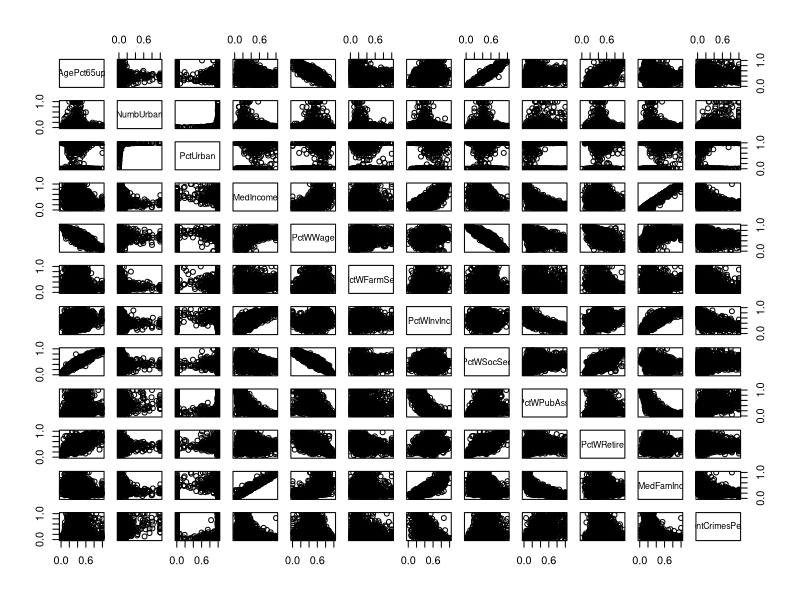
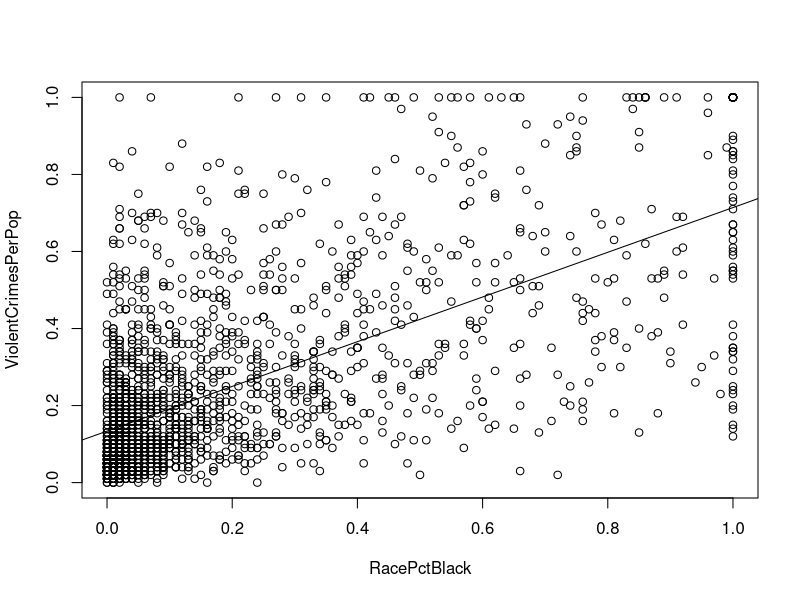
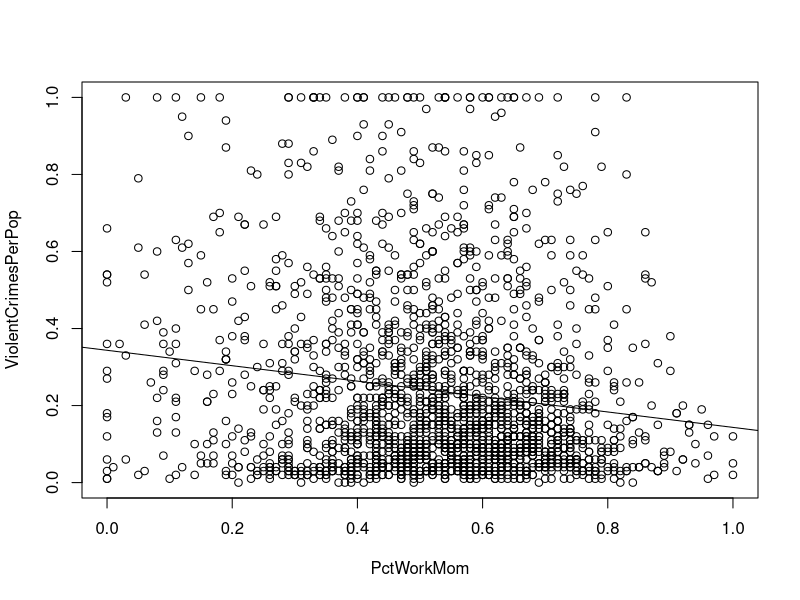
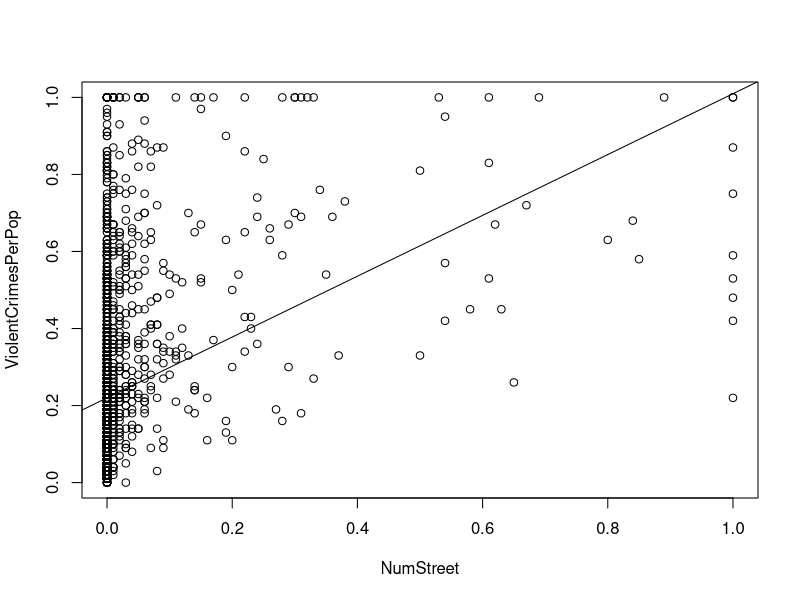
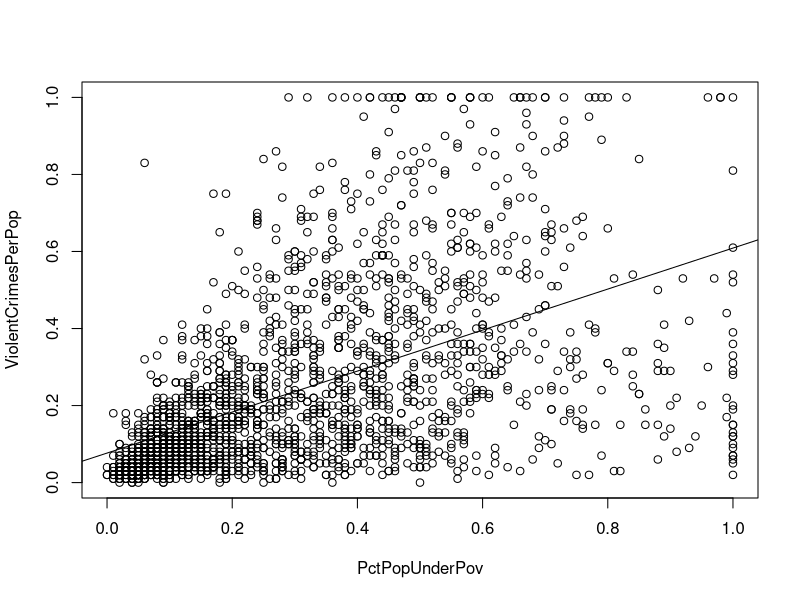
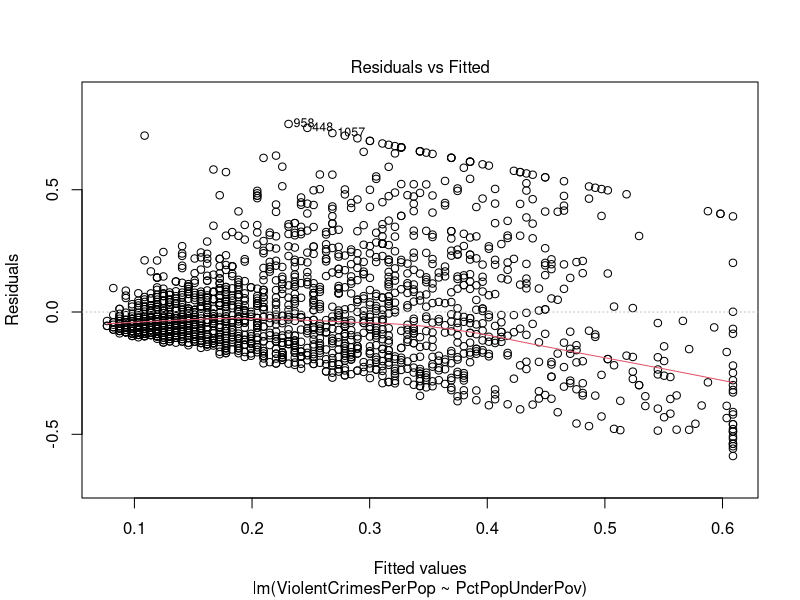
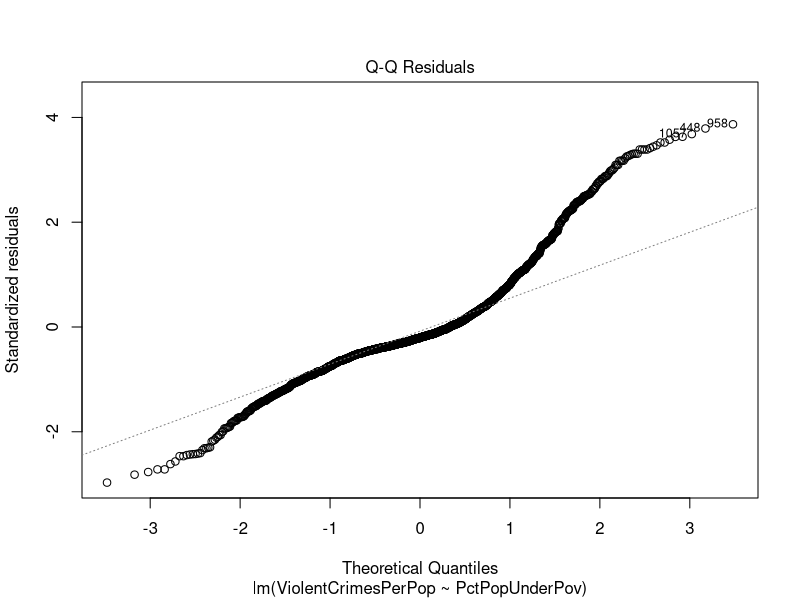
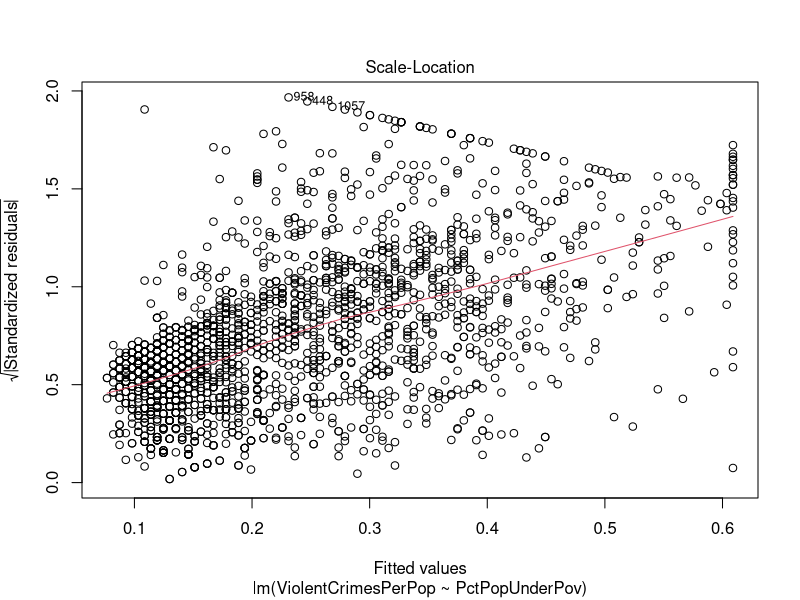

The R source for these figures, in order:
#Open the data file into a dataframe

df1 <- read.csv("data/communities.csv")
set.seed(12345)

#Need to remove columns which have lots of missing values
#I have also removed the first 5 columns which contain the names of the locations
#Perhaps I could have left state...One other column was missing one value
#so I entered in the mean value for the column in the missing field
df1new <- df1[-c(1:5,102:118,122:125, 127)]

#Having trouble plotting all variables at once, break into sets
dftest <- df1new[c(10:20,101)]
pairs(dftest)


#Build a model using all of the variables...
comm_model_all <- lm(ViolentCrimesPerPop ~ ., data = df1new)


#Adjusted R-squared is 0.6785
summary(comm_model_all)

#This will go through each variable, plotting against the output variable
#plot(comm_model_all)
#plot(ViolentCrimesPerPop ~ ., data = df1new)



#This variable has the lowest p-value in the model of all variables
comm_model_black <- lm(ViolentCrimesPerPop ~ RacePctBlack, data = df1new)
#R-squared is 0.3985
summary(comm_model_black)
plot(ViolentCrimesPerPop ~ RacePctBlack, data = df1new)
abline(comm_model_black)



#This variable has one of the lowest p-values in the model of all variables
comm_model_workMom <- lm(ViolentCrimesPerPop ~ PctWorkMom, data = df1new)
#R-squared is 0.02267
summary(comm_model_workMom)
plot(ViolentCrimesPerPop ~ PctWorkMom, data = df1new)
abline(comm_model_workMom)



#This variable has the second lowest p-value in the model of all variables
comm_model_numStreet <- lm(ViolentCrimesPerPop ~ NumStreet, data = df1new)
#R-squared is 0.1158
summary(comm_model_numStreet)
plot(ViolentCrimesPerPop ~ NumStreet, data = df1new)
abline(comm_model_numStreet)




############################################################


#Build a model using Percent under poverty line as the independent variable
#P-value in model of all was 0.004268
comm_model_pov <- lm(ViolentCrimesPerPop ~ PctPopUnderPov, data = df1new)
plot(ViolentCrimesPerPop ~ PctPopUnderPov, data = df1new)

abline(lm(ViolentCrimesPerPop ~ PctPopUnderPov, data = df1new))


#R-squared is 0.2724
summary(comm_model_pov)
plot(comm_model_pov)




#Trying out polynomial regression with poverty variable
polyvar_pov = poly(df1new$PctPopUnderPov, degree = 8)



#Poly r-squared value is 0.335 ; Linear is 0.2724
model_pov <- lm(df1new$ViolentCrimesPerPop ~ polyvar_pov, data = df1new)
summary(model_pov) 

#Use this model to predict values...
predictedCrime_pov <- predict(model_pov)

#Plot the predictive model

library(ggplot2)

df2 <- data.frame(x = df1new$PctPopUnderPov, y = predictedCrime_pov)
ggplot(df2, aes(x = df1new$PctPopUnderPov, y = predictedCrime_pov)) +
  geom_point() + geom_line()


#Compare the model curve to our original plot
plot(ViolentCrimesPerPop ~ PctPopUnderPov, data = df1new)




##################################################################


#Use percentage of kids in house with two parents as our X variable...
#P-value in model of all was 0.036019

comm_model_income <- lm(ViolentCrimesPerPop ~ PctKids2Par, data = df1new)
plot(ViolentCrimesPerPop ~ PctKids2Par, data = df1new)

abline(lm(ViolentCrimesPerPop ~ PctKids2Par, data = df1new))

#R-squared is 0.5453
summary(comm_model_income)
plot(comm_model_income)




#Trying out polynomial regression
polyvar_income = poly(df1new$PctKids2Par, degree = 5)

#R-squared has only improved to 0.5656
model_income <- lm(df1new$ViolentCrimesPerPop ~ polyvar_income, data = df1new)
summary(model_income) 

#Use this model to predict values...
predictedCrime_income <- predict(model_income)


#Plot the predictive model
df2 <- data.frame(x = df1new$PctKids2Par, y = predictedCrime_income)
ggplot(df2, aes(x = df1new$PctKids2Par, y = predictedCrime_income)) +
  geom_point() + geom_line()




#####################################################################



#Using a few variables and their squares as predictor
#P-value for PctWInvInc was 0.008791
comm_model_invest_plus <- lm(ViolentCrimesPerPop ~ PctWInvInc + PctKids2Par + PctPopUnderPov + 
                               I(PctWInvInc^2) + I(PctKids2Par^2)+ I(PctPopUnderPov^2), data = df1new)


#Adjusted R-squared is 0.5877
summary(comm_model_invest_plus)





#############################################################################


#Cross validation for PctPopUnderPov, this needs a training set and a validation set 
# get a random sample of half the length of our instances
n <- length(df1new$PctPopUnderPov)
indices <- sort(sample(1:n, round(0.5 * n)))

# training data
training.x <- df1new$PctPopUnderPov[indices]
training.y <- df1new$ViolentCrimesPerPop[indices]
training.df <- data.frame(X = training.x, Y = training.y)

# validation data is the other indices
validation.x <- df1new$PctPopUnderPov[-indices]
validation.y <- df1new$ViolentCrimesPerPop[-indices]
validation.df <- data.frame(X = validation.x, Y = validation.y)

# define the function for root mean square error
rmse <- function(y, h)
{
  return(sqrt(mean((y - h) ^ 2)))
}

# a dataframe to store performance data
performance <- data.frame()



for (d in 1:15)
{
  
  poly.fit <- lm(Y ~ poly(X, degree = d), data = training.df)
  # add a row of three values, including
  # rmse of actual and predicted values of y (training data)  
  performance <- rbind(performance,
                       data.frame(Degree = d,
                                  Data = 'Training',
                                  RMSE = rmse(training.y, predict(poly.fit))))
  
  # same for validation data
  performance <- rbind(performance,
                       data.frame(Degree = d,
                                  Data = 'Validation',
                                  RMSE = rmse(validation.y, predict(poly.fit,
                                                                    newdata = validation.df))))
}

ggplot(performance, aes(x = Degree, y = RMSE, linetype = Data)) +
  geom_point() +
  geom_line()
